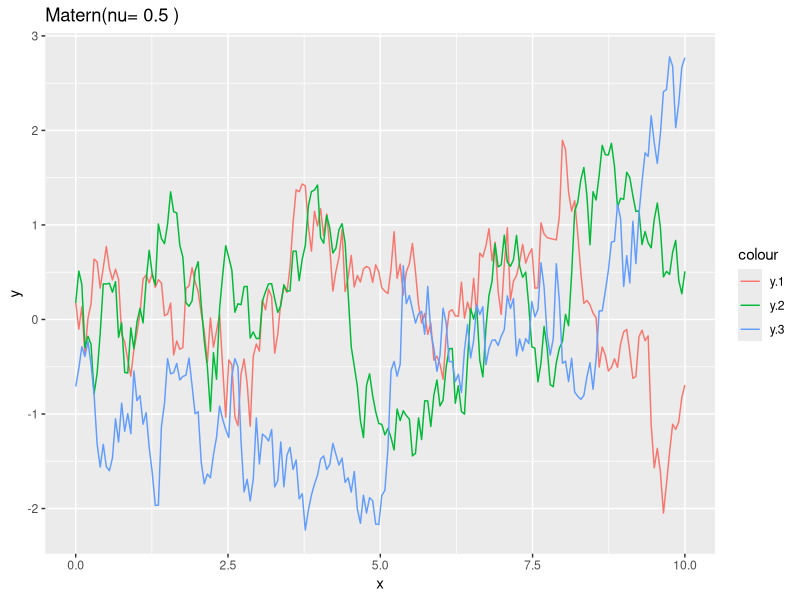

Recreate this plot in R.
library(MASS)
library(ggplot2)
library(fields)

set.seed(123)

d<- seq( 0, 10,,200)
nu=.5 # 1 1.5
range=1

my.Matern=function(d1,d2){
    Matern(abs(d1-d2), range=range, nu=nu)
}
my.cov=outer (d,d, my.Matern)

gp = mvrnorm(3, mu=rep(0, length(d)), Sigma = my.cov) 
my.gp = data.frame(x=d,y=t(gp))

ggplot(my.gp, aes(x=x))+
    geom_line(aes(y = y.1, colour = "y.1")) + 
    geom_line(aes(y = y.2, colour = "y.2")) + 
    geom_line(aes(y = y.3, colour = "y.3")) +
    ylab('y') + ggtitle(paste("Matern(nu=", nu,")"))

                        
